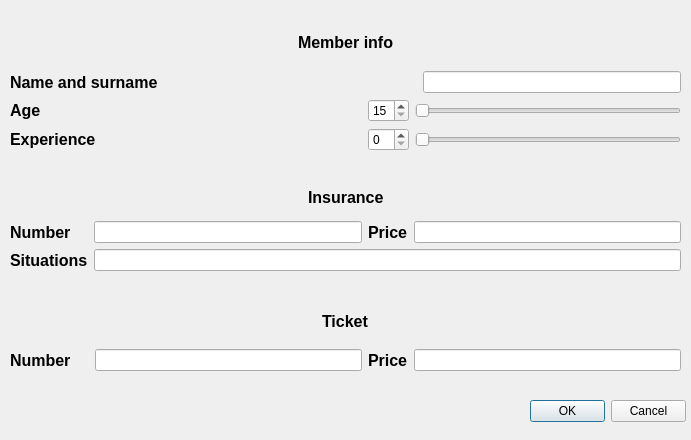
<?xml version="1.0" encoding="UTF-8"?>
<ui version="4.0">
 <class>Form</class>
 <widget class="QWidget" name="Form">
  <property name="geometry">
   <rect>
    <x>0</x>
    <y>0</y>
    <width>691</width>
    <height>440</height>
   </rect>
  </property>
  <property name="minimumSize">
   <size>
    <width>691</width>
    <height>440</height>
   </size>
  </property>
  <property name="maximumSize">
   <size>
    <width>691</width>
    <height>440</height>
   </size>
  </property>
  <property name="windowTitle">
   <string>Form1</string>
  </property>
  <widget class="QDialogButtonBox" name="buttonBox">
   <property name="geometry">
    <rect>
     <x>530</x>
     <y>400</y>
     <width>156</width>
     <height>23</height>
    </rect>
   </property>
   <property name="standardButtons">
    <set>QDialogButtonBox::Cancel|QDialogButtonBox::Ok</set>
   </property>
  </widget>
  <widget class="QWidget" name="layoutWidget">
   <property name="geometry">
    <rect>
     <x>10</x>
     <y>180</y>
     <width>671</width>
     <height>91</height>
    </rect>
   </property>
   <layout class="QVBoxLayout" name="verticalLayout_3">
    <item>
     <layout class="QHBoxLayout" name="horizontalLayout_3">
      <item>
       <spacer name="horizontalSpacer_6">
        <property name="orientation">
         <enum>Qt::Horizontal</enum>
        </property>
        <property name="sizeHint" stdset="0">
         <size>
          <width>40</width>
          <height>20</height>
         </size>
        </property>
       </spacer>
      </item>
      <item>
       <widget class="QLabel" name="label_5">
        <property name="font">
         <font>
          <pointsize>12</pointsize>
          <weight>75</weight>
          <bold>true</bold>
         </font>
        </property>
        <property name="text">
         <string>Insurance</string>
        </property>
       </widget>
      </item>
      <item>
       <spacer name="horizontalSpacer_7">
        <property name="orientation">
         <enum>Qt::Horizontal</enum>
        </property>
        <property name="sizeHint" stdset="0">
         <size>
          <width>40</width>
          <height>20</height>
         </size>
        </property>
       </spacer>
      </item>
     </layout>
    </item>
    <item>
     <layout class="QGridLayout" name="gridLayout_2">
      <item row="0" column="0">
       <widget class="QLabel" name="label_6">
        <property name="font">
         <font>
          <pointsize>12</pointsize>
          <weight>75</weight>
          <bold>true</bold>
         </font>
        </property>
        <property name="text">
         <string>Number</string>
        </property>
       </widget>
      </item>
      <item row="0" column="1">
       <widget class="QLineEdit" name="lineEdit_2">
        <property name="inputMask">
         <string/>
        </property>
        <property name="text">
         <string/>
        </property>
        <property name="maxLength">
         <number>9</number>
        </property>
       </widget>
      </item>
      <item row="0" column="2">
       <widget class="QLabel" name="label_7">
        <property name="font">
         <font>
          <pointsize>12</pointsize>
          <weight>75</weight>
          <bold>true</bold>
         </font>
        </property>
        <property name="text">
         <string>Price</string>
        </property>
       </widget>
      </item>
      <item row="0" column="3">
       <widget class="QLineEdit" name="lineEdit_3">
        <property name="inputMask">
         <string/>
        </property>
       </widget>
      </item>
      <item row="1" column="0">
       <widget class="QLabel" name="label_8">
        <property name="font">
         <font>
          <pointsize>12</pointsize>
          <weight>75</weight>
          <bold>true</bold>
         </font>
        </property>
        <property name="text">
         <string>Situations</string>
        </property>
       </widget>
      </item>
      <item row="1" column="1" colspan="3">
       <widget class="QLineEdit" name="lineEdit_4"/>
      </item>
     </layout>
    </item>
   </layout>
  </widget>
  <widget class="QWidget" name="layoutWidget">
   <property name="geometry">
    <rect>
     <x>10</x>
     <y>300</y>
     <width>671</width>
     <height>71</height>
    </rect>
   </property>
   <layout class="QVBoxLayout" name="verticalLayout_4">
    <item>
     <layout class="QHBoxLayout" name="horizontalLayout_4">
      <item>
       <spacer name="horizontalSpacer_8">
        <property name="orientation">
         <enum>Qt::Horizontal</enum>
        </property>
        <property name="sizeHint" stdset="0">
         <size>
          <width>40</width>
          <height>20</height>
         </size>
        </property>
       </spacer>
      </item>
      <item>
       <widget class="QLabel" name="label_9">
        <property name="font">
         <font>
          <pointsize>12</pointsize>
          <weight>75</weight>
          <bold>true</bold>
         </font>
        </property>
        <property name="text">
         <string>Ticket</string>
        </property>
       </widget>
      </item>
      <item>
       <spacer name="horizontalSpacer_9">
        <property name="orientation">
         <enum>Qt::Horizontal</enum>
        </property>
        <property name="sizeHint" stdset="0">
         <size>
          <width>40</width>
          <height>20</height>
         </size>
        </property>
       </spacer>
      </item>
     </layout>
    </item>
    <item>
     <layout class="QGridLayout" name="gridLayout_3">
      <item row="0" column="2">
       <widget class="QLabel" name="label_11">
        <property name="font">
         <font>
          <pointsize>12</pointsize>
          <weight>75</weight>
          <bold>true</bold>
         </font>
        </property>
        <property name="text">
         <string>Price</string>
        </property>
       </widget>
      </item>
      <item row="0" column="3">
       <widget class="QLineEdit" name="lineEdit_6"/>
      </item>
      <item row="0" column="0">
       <widget class="QLabel" name="label_10">
        <property name="font">
         <font>
          <pointsize>12</pointsize>
          <weight>75</weight>
          <bold>true</bold>
         </font>
        </property>
        <property name="text">
         <string>Number    </string>
        </property>
       </widget>
      </item>
      <item row="0" column="1">
       <widget class="QLineEdit" name="lineEdit_5">
        <property name="inputMask">
         <string/>
        </property>
        <property name="maxLength">
         <number>9</number>
        </property>
       </widget>
      </item>
     </layout>
    </item>
   </layout>
  </widget>
  <widget class="QWidget" name="layoutWidget">
   <property name="geometry">
    <rect>
     <x>10</x>
     <y>20</y>
     <width>671</width>
     <height>131</height>
    </rect>
   </property>
   <layout class="QVBoxLayout" name="verticalLayout_2">
    <item>
     <layout class="QHBoxLayout" name="horizontalLayout_2">
      <item>
       <spacer name="horizontalSpacer_4">
        <property name="orientation">
         <enum>Qt::Horizontal</enum>
        </property>
        <property name="sizeHint" stdset="0">
         <size>
          <width>40</width>
          <height>20</height>
         </size>
        </property>
       </spacer>
      </item>
      <item>
       <widget class="QLabel" name="label">
        <property name="font">
         <font>
          <pointsize>12</pointsize>
          <weight>75</weight>
          <bold>true</bold>
         </font>
        </property>
        <property name="text">
         <string>Member info</string>
        </property>
       </widget>
      </item>
      <item>
       <spacer name="horizontalSpacer_5">
        <property name="orientation">
         <enum>Qt::Horizontal</enum>
        </property>
        <property name="sizeHint" stdset="0">
         <size>
          <width>40</width>
          <height>20</height>
         </size>
        </property>
       </spacer>
      </item>
     </layout>
    </item>
    <item>
     <layout class="QVBoxLayout" name="verticalLayout">
      <item>
       <layout class="QHBoxLayout" name="horizontalLayout">
        <item>
         <widget class="QLabel" name="label_2">
          <property name="font">
           <font>
            <pointsize>12</pointsize>
            <weight>75</weight>
            <bold>true</bold>
           </font>
          </property>
          <property name="text">
           <string>Name and surname</string>
          </property>
         </widget>
        </item>
        <item>
         <spacer name="horizontalSpacer">
          <property name="orientation">
           <enum>Qt::Horizontal</enum>
          </property>
          <property name="sizeHint" stdset="0">
           <size>
            <width>40</width>
            <height>20</height>
           </size>
          </property>
         </spacer>
        </item>
        <item>
         <widget class="QLineEdit" name="lineEdit"/>
        </item>
       </layout>
      </item>
      <item>
       <layout class="QGridLayout" name="gridLayout">
        <item row="0" column="0">
         <widget class="QLabel" name="label_4">
          <property name="font">
           <font>
            <pointsize>12</pointsize>
            <weight>75</weight>
            <bold>true</bold>
           </font>
          </property>
          <property name="text">
           <string>Age</string>
          </property>
         </widget>
        </item>
        <item row="0" column="1">
         <spacer name="horizontalSpacer_2">
          <property name="orientation">
           <enum>Qt::Horizontal</enum>
          </property>
          <property name="sizeHint" stdset="0">
           <size>
            <width>40</width>
            <height>20</height>
           </size>
          </property>
         </spacer>
        </item>
        <item row="0" column="2">
         <widget class="QSpinBox" name="spinBox">
          <property name="minimum">
           <number>15</number>
          </property>
          <property name="maximum">
           <number>75</number>
          </property>
         </widget>
        </item>
        <item row="0" column="3">
         <widget class="QSlider" name="horizontalSlider">
          <property name="minimum">
           <number>15</number>
          </property>
          <property name="maximum">
           <number>75</number>
          </property>
          <property name="orientation">
           <enum>Qt::Horizontal</enum>
          </property>
         </widget>
        </item>
        <item row="1" column="0">
         <widget class="QLabel" name="label_3">
          <property name="font">
           <font>
            <pointsize>12</pointsize>
            <weight>75</weight>
            <bold>true</bold>
           </font>
          </property>
          <property name="text">
           <string>Experience</string>
          </property>
         </widget>
        </item>
        <item row="1" column="1">
         <spacer name="horizontalSpacer_3">
          <property name="orientation">
           <enum>Qt::Horizontal</enum>
          </property>
          <property name="sizeHint" stdset="0">
           <size>
            <width>40</width>
            <height>20</height>
           </size>
          </property>
         </spacer>
        </item>
        <item row="1" column="2">
         <widget class="QSpinBox" name="spinBox_2">
          <property name="maximum">
           <number>59</number>
          </property>
         </widget>
        </item>
        <item row="1" column="3">
         <widget class="QSlider" name="horizontalSlider_2">
          <property name="maximum">
           <number>59</number>
          </property>
          <property name="orientation">
           <enum>Qt::Horizontal</enum>
          </property>
         </widget>
        </item>
       </layout>
      </item>
     </layout>
    </item>
   </layout>
  </widget>
  <zorder>layoutWidget</zorder>
  <zorder>buttonBox</zorder>
  <zorder>layoutWidget</zorder>
  <zorder>layoutWidget</zorder>
 </widget>
 <resources/>
 <connections>
  <connection>
   <sender>buttonBox</sender>
   <signal>rejected()</signal>
   <receiver>Form</receiver>
   <slot>close()</slot>
   <hints>
    <hint type="sourcelabel">
     <x>607</x>
     <y>411</y>
    </hint>
    <hint type="destinationlabel">
     <x>345</x>
     <y>219</y>
    </hint>
   </hints>
  </connection>
  <connection>
   <sender>horizontalSlider</sender>
   <signal>valueChanged(int)</signal>
   <receiver>spinBox</receiver>
   <slot>setValue(int)</slot>
   <hints>
    <hint type="sourcelabel">
     <x>458</x>
     <y>106</y>
    </hint>
    <hint type="destinationlabel">
     <x>392</x>
     <y>104</y>
    </hint>
   </hints>
  </connection>
  <connection>
   <sender>spinBox</sender>
   <signal>valueChanged(int)</signal>
   <receiver>horizontalSlider</receiver>
   <slot>setValue(int)</slot>
   <hints>
    <hint type="sourcelabel">
     <x>403</x>
     <y>119</y>
    </hint>
    <hint type="destinationlabel">
     <x>452</x>
     <y>120</y>
    </hint>
   </hints>
  </connection>
  <connection>
   <sender>spinBox_2</sender>
   <signal>valueChanged(int)</signal>
   <receiver>horizontalSlider_2</receiver>
   <slot>setValue(int)</slot>
   <hints>
    <hint type="sourcelabel">
     <x>392</x>
     <y>144</y>
    </hint>
    <hint type="destinationlabel">
     <x>490</x>
     <y>141</y>
    </hint>
   </hints>
  </connection>
  <connection>
   <sender>horizontalSlider_2</sender>
   <signal>valueChanged(int)</signal>
   <receiver>spinBox_2</receiver>
   <slot>setValue(int)</slot>
   <hints>
    <hint type="sourcelabel">
     <x>515</x>
     <y>138</y>
    </hint>
    <hint type="destinationlabel">
     <x>394</x>
     <y>142</y>
    </hint>
   </hints>
  </connection>
  <connection>
   <sender>buttonBox</sender>
   <signal>accepted()</signal>
   <receiver>Form</receiver>
   <slot>addmembertodb()</slot>
   <hints>
    <hint type="sourcelabel">
     <x>607</x>
     <y>411</y>
    </hint>
    <hint type="destinationlabel">
     <x>345</x>
     <y>219</y>
    </hint>
   </hints>
  </connection>
 </connections>
 <slots>
  <slot>addmembertodb()</slot>
 </slots>
</ui>
